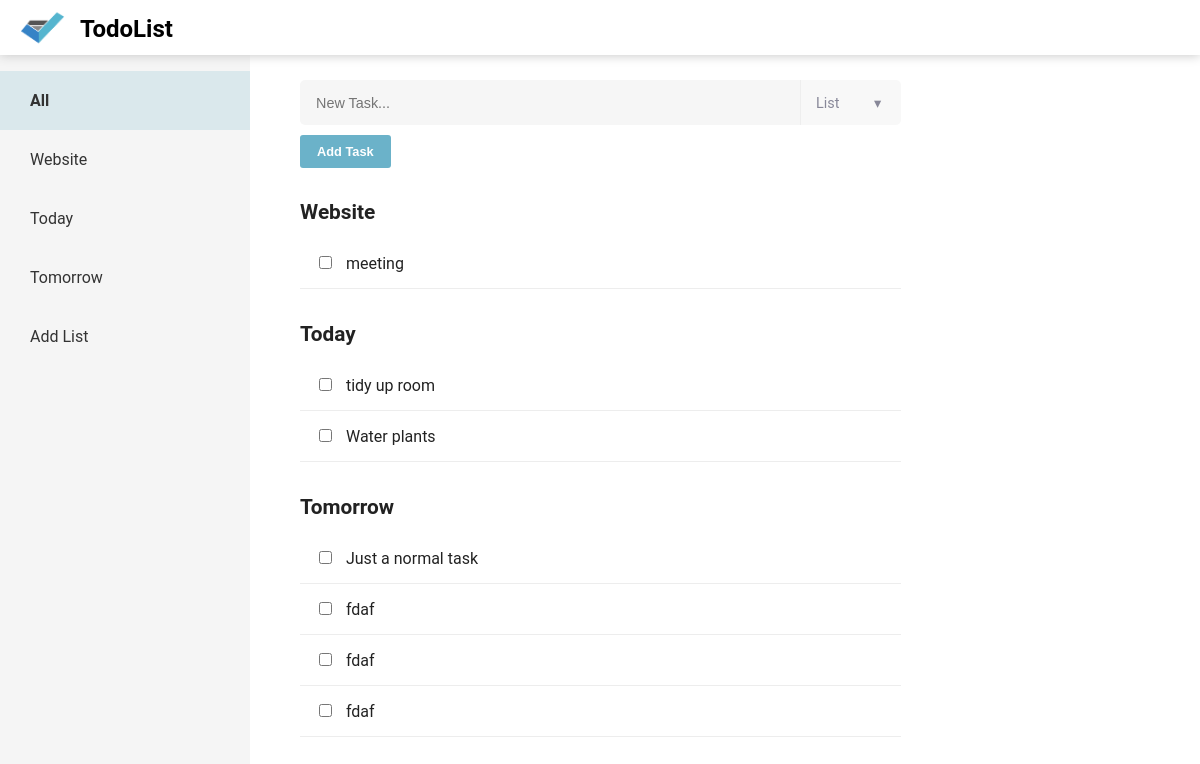
Before: / with the older database file.
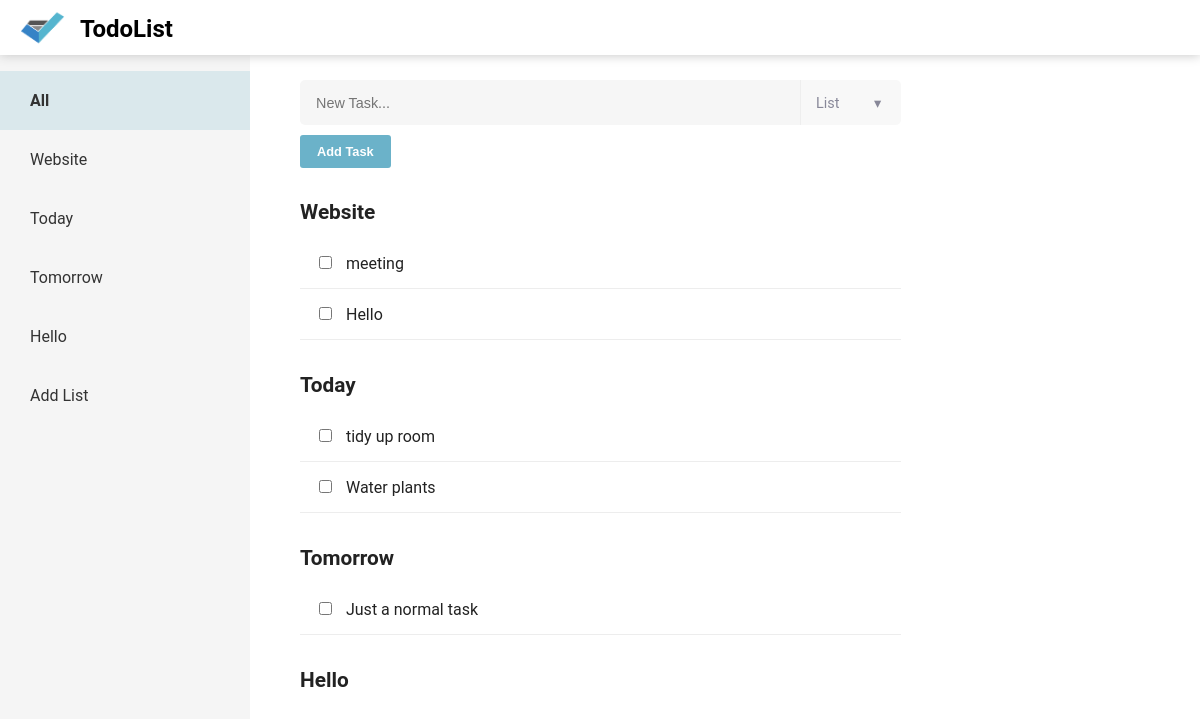
After: the same page with the newer database file.
### list/models.py (models this page shows, shortened)
class Category(models.Model):
	name = models.CharField(max_length=50, unique=True, blank=False)

class Task(models.Model):
	PRIORITY_CHOICES = [('C', 'Critical'),('H','High'), ('M', 'Medium'), ('L', 'Low')]
	title = models.CharField(max_length=100)
	due_date = models.DateTimeField(blank=True, default=datetime.now)
	done = models.BooleanField(default=False)
	priority = models.CharField(choices=PRIORITY_CHOICES, max_length=10)
	category = models.ForeignKey('Category')

### list/views.py (the view)
# urls.py: 2. Add a URL to urlpatterns:  url(r'^$', views.home, name='home')
def home(request):
	categories = Category.objects.all()
	return render(request, "home.html", {"categories":categories})

### list/templates/home.html (shortened to what this page needs)
{% extends 'base.html' %}
{% block content %}
<div class="sidebar" id="sidebar">
	<ul id="listTabs">
		<li class="side active" id="tabAll"><a onclick="openCategory('All')"> All </a></li>
		{% for c in categories %}
			<li class="side" id="{{'tab'|add:c.name}}"><a onclick="openCategory('{{ c.name }}')"> {{ c.name }} </a></li>
		{% endfor %}
		<li class="side" id="tabNewCategory"><a onclick="addCategory()"> Add List </a></li>
	</ul>
</div>
<div class="content">
	<div class="taskForm">
		<form id="newTask">
			<div class="textArea">
				<input type="text" name="newTask" placeholder="New Task..." id="taskTextInput" autocomplete="off">
				<div class="dropDown">
					<a class="categoryDropDown" id="categoryDropDown" onclick="showCategories()">
						<span id="selectedCategory">List&nbsp;&nbsp;</span><span id="downIcon">&#9662;</span>
					</a>
				</div>
			<div class="submitButton">
				<input type="submit" value="Add Task">
			</div>
		</form>
	</div>
	<div class="taskList" id="categoryContent">
		<ul id="listNames">
			{% for c in categories %}
				<div id="{{'category'|add:c.name}}">
				<h1> {{ c.name }} </h1>
				{% for t in c.task_set.all %}
					<li class="task">
						<input type="checkbox" id="{{c.name|add:t.title}}" name="{{c.name|add:t.title}}">
						{{ t.title }}
					</li>
				{% endfor %}
				<br>
				</div>
			{% endfor %}
		</ul>
	</div>
</div>
{% endblock content %}

### list/templates/base.html (shortened to what this page needs)
{% load static %}
<html>
	<head>
		<link rel="stylesheet" type="text/css" href="{% static 'styles.css' %}" >
	</head>
	<body>
		<div class="header">
			<img src="{% static 'listlogo.png' %}" id="logo">
			<h1 id="maintitle">TodoList</h1>
		</div>
	    <div class="maincontent">
			{% block content %}
			{% endblock content %}
		</div>
	</body>
</html>

### static/styles.css (style rules this page uses)
body { margin: 0 auto; font-family: Roboto, sans-serif; }
.header { background-color: white; box-shadow: 0 1px 10px #CCCCCC; height: 55px; margin: 0; position: relative; z-index:10; }
#logo { margin-top:5px; margin-left:20px; margin-right:15px; width: 45px; height: 45px; float: left; }
#maintitle { padding-top: 15px; margin: 0; padding-left:10px; font-family: Roboto, sans-serif; font-size: 1.5em; }
ul { list-style-type: none; padding-left: 0; }
li.side { font-size: 1em; padding: 20px 30px; }
li.active { background-color: rgba(109, 179, 201, 0.2); }
.active > a { font-weight: bold; }
a { color: #333333; text-decoration: none; display: block; cursor: pointer; }
h1 { font-size: 1.3em; }
.sidebar { background-color: #f5f5f5; padding: 0; width: 250px; height: 100%; position: fixed; overflow: auto; z-index: 10; }
.maincontent { position: fixed; height: 100%; }
.taskForm { padding-top: 15px; }
input { cursor: pointer; }
input[type=text] { margin: 10px 0px; border-radius: 5px 5px 5px 5px; border: 1px solid rgba(50, 152, 207, 0.0) ; background-color: rgba(230,230,230,0.35); padding:15px; font-size: 0.9em; }
input[type=submit] { border: 1px solid rgba(0,0,0,0) ; color: white; background-color: #6bb2c9; border-radius: 3px; font-size: 0.8em; padding:8px 16px; font-weight: bold; float: left; }
input[type=checkbox] { margin-right: 10px; }
#taskTextInput { width: 500px; height: 45px; border-radius: 5px 0px 0px 5px; }
.task { padding: 15px; border-bottom: 1px solid #EDEDED; }
#categoryContent { height: 80%; overflow: auto; }
.content { margin-left: 300px; position: fixed; color: #222222; height: 100%; }
.textArea { display: inline-block; }
#taskTextInput { float: left; display:block; }
.dropDown { float: left; background-color: rgba(230,230,230,0.3); width:100px; height:45px; margin: 10px 0px; border-radius: 0px 5px 5px 0px; border-left: 1px solid #EEEEEE; overflow: hidden; }
.categoryDropDown { color: #889; font-size: 0.9em; border-radius: 0px 5px 5px 0px; }
#selectedCategory { display: inline-block; padding: 15px; width: 38px; overflow: hidden; }
#downIcon { position: relative; top: -19px; left: 5px; }

Changed rows visible on the page:
removed Task: title "fdaf", shown under Category "Tomorrow"
removed Task: title "fdaf", shown under Category "Tomorrow"
removed Task: title "fdaf", shown under Category "Tomorrow"
added Category: name "Hello"
added Task: title "Hello", shown under Category "Website"
